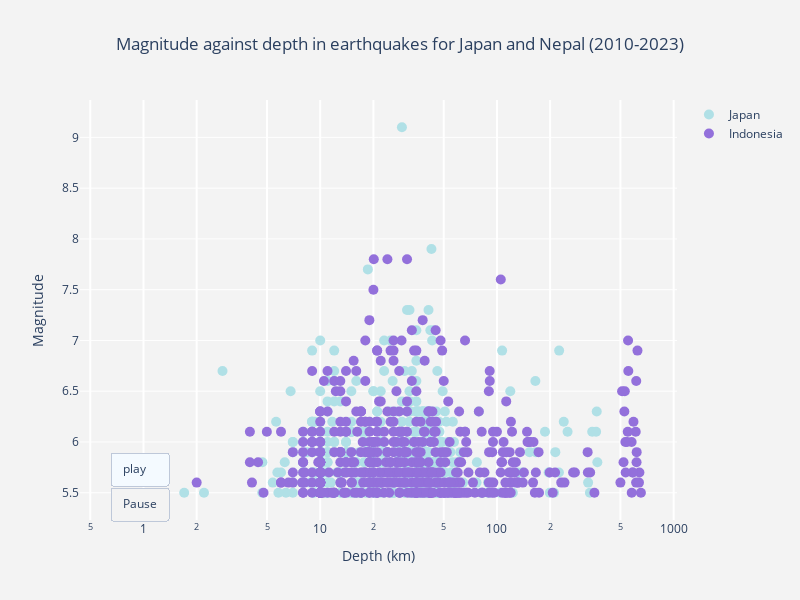

This figure's notebook cell:
### Markdown cell above
A visualisation of the relationship between the magnitude and depth was created. 
To identify time and place for the most damaging earthquakes, based on theory for magnitude and depth in earthquakes.
Higher magnitude cause more damage, but in terms of the focal depth, shallow earthquakes tend to be more damaging than the deeper ones. The shallow earthquakes represent the ones occuring less than 50 kilometeres deep. 
https://quantectum.com/facts-about-earthquakes-depth/

### Code cell
# For more in depth understanding of the earthquakes.
# For this visualisation the Plotly.express documentation, was used as inspiration.

import plotly.graph_objects as go

# Create separate traces for each country
trace_Japan = go.Scatter(
    x=Japan_Indo[Japan_Indo['Country'] == 'Japan']['Depth'],
    y=Japan_Indo[Japan_Indo['Country'] == 'Japan']['Mag'],
    mode='markers',
    name='Japan',
    marker=dict(size=10, color='powderblue')
)

trace_Indo = go.Scatter(
    x=Japan_Indo[Japan_Indo['Country'] == 'Indonesia']['Depth'],
    y=Japan_Indo[Japan_Indo['Country'] == 'Indonesia']['Mag'],
    mode='markers',
    name='Indonesia',
    marker=dict(size=10, color='mediumpurple')
)

# Creates figure and add traces
fig = go.Figure(data=[trace_Japan, trace_Indo])

# Add animation frames based on the years
frames = []
years = Japan_Indo['year'].unique()
for year in years:
    frame_data = Japan_Indo[Japan_Indo['year'] == year]

    # Add scatterplot for Japan between Mag and depth for concerning year
    frame_japan = go.Scatter(
        x=frame_data[frame_data['Country'] == 'Japan']['Depth'],
        y=frame_data[frame_data['Country'] == 'Japan']['Mag'],
        mode='markers',
        name='Japan',
        marker=dict(size=10, color='powderblue')
    )

     # Add scatterplot for Japan between Mag and depth for concerning year
    frame_Indo = go.Scatter(
        x=frame_data[frame_data['Country'] == 'Indonesia']['Depth'],
        y=frame_data[frame_data['Country'] == 'Indonesia']['Mag'],
        mode='markers',
        name='Indonesia',
        marker=dict(size=10, color='mediumpurple')
    )
    frames.append(go.Frame(data=[frame_japan, frame_Indo]))

# Add the frames to figure
fig.frames = frames

# Updates the layout
fig.update_layout(
        title = go.layout.Title(
            text = 'Magnitude against depth in earthquakes for Japan and Nepal (2010-2023)',
            x = 0.5),   
    xaxis=dict(
        title='Depth (km)',
        gridcolor='white',
        type='log',
        gridwidth=2,
    ),
    yaxis=dict(
        title='Magnitude',
        gridcolor='white',
        gridwidth=1,
        fixedrange=False,
    ),
    paper_bgcolor='rgb(243, 243, 243)',
    plot_bgcolor='rgb(243, 243, 243)',
    width=800,
    height=600
)

# Adding animation buttons
fig.update_layout(
    updatemenus=[
        dict(
            type='buttons',
            buttons=[
                dict(label='play',
                     method='animate',
                     args=[None, {'frame': {'duration': 800, 'redraw': True}, 'fromcurrent': True, 'transition': {'duration': 0}}]),
                dict(label='Pause',
                     method='animate',
                     args=[[None], {'frame': {'duration': 0, 'redraw': False}, 'mode': 'immediate', 'transition': {'duration': 0}}])
            ],
            showactive=True,
            x=0.05,
            y=0,
            xanchor='left',
            yanchor='bottom'
        ),
    ]
)

# Show figure
fig.show()

### Figure 1 — Plotly figure (JSON) as saved in the notebook; plotly's stock layout.template omitted (floating-point values rounded to 4 significant figures; data arrays with more than 128 entries replaced by an {"elided": "..."} marker saying what was removed)
{"data": [{"marker": {"color": "powderblue", "size": 10}, "mode": "markers", "name": "Japan", "type": "scatter", "x": {"elided": "526 float values"}, "y": {"elided": "526 float values"}}, {"marker": {"color": "mediumpurple", "size": 10}, "mode": "markers", "name": "Indonesia", "type": "scatter", "x": {"elided": "543 float values"}, "y": {"elided": "543 float values"}}], "layout": {"height": 600, "paper_bgcolor": "rgb(243, 243, 243)", "plot_bgcolor": "rgb(243, 243, 243)", "title": {"text": "Magnitude against depth in earthquakes for Japan and Nepal (2010-2023)", "x": 0.5}, "updatemenus": [{"buttons": [{"args": [null, {"frame": {"duration": 800, "redraw": true}, "fromcurrent": true, "transition": {"duration": 0}}], "label": "play", "method": "animate"}, {"args": [[null], {"frame": {"duration": 0, "redraw": false}, "mode": "immediate", "transition": {"duration": 0}}], "label": "Pause", "method": "animate"}], "showactive": true, "type": "buttons", "x": 0.05, "xanchor": "left", "y": 0, "yanchor": "bottom"}], "width": 800, "xaxis": {"gridcolor": "white", "gridwidth": 2, "title": {"text": "Depth (km)"}, "type": "log"}, "yaxis": {"fixedrange": false, "gridcolor": "white", "gridwidth": 1, "title": {"text": "Magnitude"}}}}
